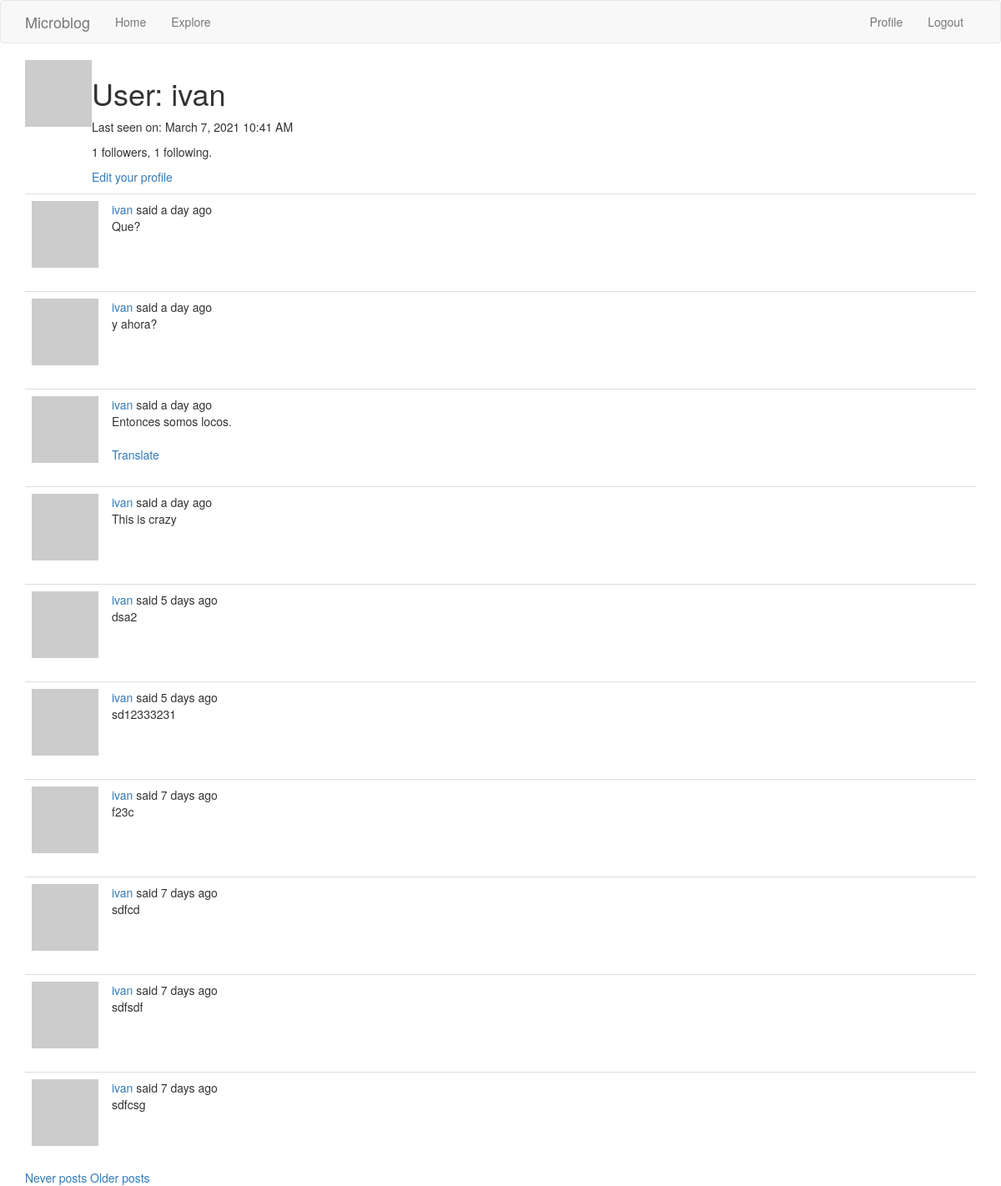
The app's page /user/ivan?page=2 (signed in) with its own data.
### app/models.py (models this page shows, shortened)
class User(UserMixin, db.Model):
    id = db.Column(db.Integer, primary_key=True)
    username = db.Column(db.String(64), index=True, unique=True)
    email = db.Column(db.String(120), index=True, unique=True)
    password_hash = db.Column(db.String(128))
    posts = db.relationship('Post', backref='author', lazy='dynamic')
    about_me = db.Column(db.String(140))
    last_seen = db.Column(db.DateTime, default=datetime.utcnow)
    followed = db.relationship(
        'User',
        secondary=followers,
        primaryjoin=(followers.c.follower_id == id),
        secondaryjoin=(followers.c.followed_id == id),
        backref=db.backref('followers', lazy='dynamic'),
        lazy='dynamic'
    )
    def avatar(self, size):
        lower_email = str(self.email).lower()
        digest = md5(lower_email.encode('utf-8')).hexdigest()
        return 'https://www.gravatar.com/avatar/{}?d=identicon&s={}'.format(digest, size)

class Post(db.Model):
    id = db.Column(db.Integer, primary_key=True)
    body = db.Column(db.String(140))
    language = db.Column(db.String(5))
    timestamp = db.Column(db.DateTime, index=True, default=datetime.utcnow)
    user_id = db.Column(db.Integer, db.ForeignKey('user.id'))

### app/main/routes.py (the view)
@bp.route('/user/<username>')
@login_required
def user(username):
    user = User.query.filter_by(username=username).first_or_404()
    page = request.args.get('page', 1, type=int)
    posts = user.posts.order_by(Post.timestamp.desc()).paginate(
        page, current_app.config['POSTS_PER_PAGE'], False)
    next_url = url_for('main.user', username=user.username, page=posts.next_num) \
        if posts.has_next else None
    prev_url = url_for('main.user', username=user.username, page=posts.prev_num) \
        if posts.has_prev else None
    form = EmptyForm()
    return render_template('user.jinja', user=user, posts=posts.items,
                           next_url=next_url, prev_url=prev_url, form=form)

### app/main/routes.py (called while the page is built)
@bp.before_app_request
def before_request():
    if current_user.is_authenticated:
        current_user.last_seen = datetime.utcnow()
        db.session.commit()
    g.locale = str(get_locale())

### app/models.py (called while the page is built)
@login.user_loader
def load_user(user_id):
    return User.query.get(int(user_id))

### app/templates/user.jinja (shortened to what this page needs)
{% extends "base.jinja" %}
{% block app_content %}
    <table>
        <tr valign="top">
            <td><img src="{{ user.avatar(128) }}"></td>
            <td>
                <h1>User: {{ user.username }}</h1>
                {% if user.last_seen %}
                    <p>{{ _('Last seen on:') }} {{ moment(user.last_seen).format('LLL') }}</p>
                {% endif %}
                <p>{{ user.followers.count() }} {{ _('followers') }}, {{ user.followed.count() }} {{ _('following') }}.</p>
                {% if user == current_user %}
                <p><a href="{{ url_for('main.edit_profile') }}">{{ _('Edit your profile') }}</a></p>
                {% endif %}
            </td>
        </tr>
    </table>
    {% for post in posts %}
        {% include '_post.jinja' %}
    {% endfor %}
    {% if prev_url %}
        <a href="{{ prev_url }}">{{ _('Never posts') }}</a>
    {% endif %}
    {% if next_url %}
        <a href="{{ next_url }}">{{ _('Older posts') }}</a>
    {% endif %}
{% endblock %}

### app/templates/_post.jinja (shortened to what this page needs)
    <table class="table table-hover">
        <tr>
            <td width="70px">
                <a href="{{ url_for('main.user', username=post.author.username) }}">
                    <img src="{{ post.author.avatar(70) }}" />
                </a>
            </td>
            <td>
                {{ _('%(username)s said %(when)s',
                    username=user_link, when=moment(post.timestamp).fromNow()) }}
                <br>
                <span id="post{{ post.id }}">{{ post.body }}</span>
                {% if post.language and post.language != g.locale %}
                <br><br>
                <span id="translation{{ post.id }}">
                    <a href="javascript:translate(
                                '#post{{ post.id }}',
                                '#translation{{ post.id }}',
                                '{{ post.language }}',
                                '{{ g.locale }}');">{{ _('Translate') }}</a>
                </span>
                {% endif %}
            </td>
        </tr>
    </table>

### records on screen
User: username "ivan", last_seen "March 7, 2021 10:41 AM"
Post: body "Que?"
Post: body "y ahora?"
Post: body "Entonces somos locos."
Post: body "This is crazy"
Post: body "dsa2"
Post: body "sd12333231"
Post: body "f23c"
Post: body "sdfcd"
Post: body "sdfsdf"
Post: body "sdfcsg"

### other values on screen
{{ user.followers.count() }} "1"
{{ user.followed.count() }} "1"
